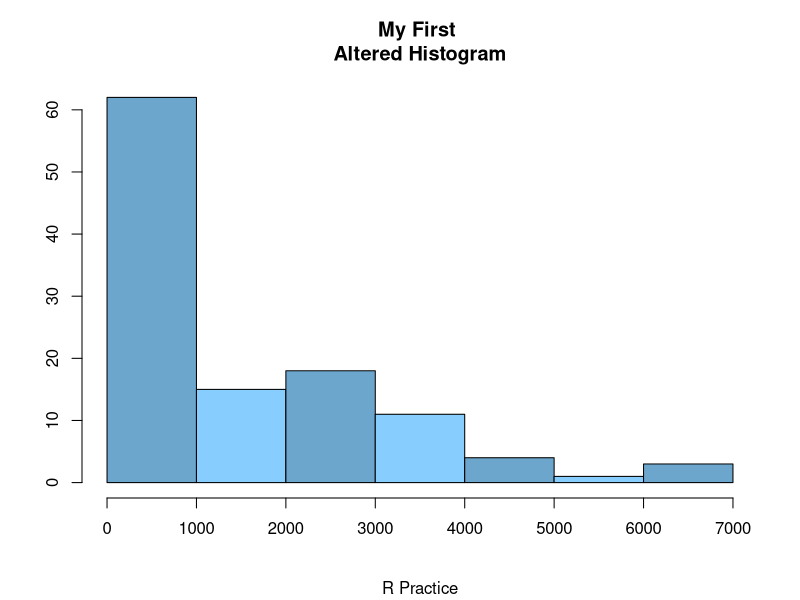

Here is the R script that generated this plot: (Note: this script raises an error after producing the figure.)
# Exercises provided by r-tutorials.com/r-exercises-for-beginners

# lynx dataset is a time series with the number of annual lynx trappings in Canada from 1821-1934
# iris dataset is from Ronald Fisher's 1936 which contains three plant species and four feature measured for each sample
# mtcars dataset is a dataset that comes from the 1974 Motor Trends magazine

## Question 1: 
  # Get the length of the "lynx" dataset
  # Create a vector of ordered "lynx" index numbers(hint: order, increasing)
  # Get 2 vectors(index position and absolute values) with all "lynx" observations smaller than 500 (hint: which, subset)
length(lynx)
order(lynx)
which(lynx < 500)
subset(lynx, lynx < 500)

## Question 2:
  # Get a Histogram of the "lynx" dataset
  # Adjust the bin size to 7 bins
  # Remove the labels and change the bins to alternating colors
  # Add a subtitle and divide the main title
hist(lynx, col = c('skyblue3', 'skyblue1'), breaks = 7,
     sub = "R Practice", xlab ="", ylab = "",
     main = "My First \nAltered Histogram")

## Question 3:
  # Extract Sepal.Length from the "iris" dataset and call the resulting vector mysepal
  # Get the summation, mean, median, max and min of mysepal
  # Get the summary of mysepal and compare with the results with the above task
mysepal = iris$Sepal.Length
sum(mysepal); mean(mysepal); median(mysepal); max(mysepal)
summary(mysepal)

## Question 4:
  # Install and load library "dplyr"
  # Call help for function arrange of "dplyr"
  # Deinstall "dplyr"
install.packages("dplyr")
library(dplyr)
?arrange
remove.packages("dplyr")

## Question 5:
  # Data for this exercise: x = c(3,6,9)
  # Repeat x 4 times, but there should be an extra 1 at the end and beginning
  # Call the vector of 5a myvec and extract the 5th value (hint: dplyr, nth)
myvec = c(1, rep(x, times=4), 1)
library(dplyr)
nth(myvec, 5)

## Question 6: 
  # Get a subset of "mtcars" with transmission type: manual, and call it mysubset
  # Extract the first 2 variables of the first 2 observations of mysubset
mysubset = subset(mtcars, am == 1)
mysubset[c(1,2), c(1,2)]

## Question 7:
  # Get the first 9 observations of "mtcars"
  # Get the "mtcars" dataset ordered according to the increading amount of "carb" (hint: library dplyr, arrange)
head(mtcars, 9)
library(dplyr)
arrange(mtcars, carb)

## Question 8:
  # Get the means of the firs 2 columns in the "iris" dataset by Species
  # Create vector x which is the alternation of 1 and 2, 75 times, check the length
  # Attach x to iris as dataframe "irisx", check the head
  # Get the colsums of columns 1,3,4 in the "irisx" dataset by the new x variable
by(iris[,1:2], iris$Species, colMeans)
x = rep(1:2, times=75); length(x)
irisx = data.frame(iris, x); head(irisx)
by(irisx[,c(1,3,4)], irisx$x, colSums)

## Question 9:
  # How many observations in "lynx" are smaller than 500
  # How many observations in "iris" 'have a Sepal.Length greater or equal 5
sum(lynx < 500)
sum(iris$Sepal.Length >= 5)

## Question 10:
  # Plot a simple xy plot with "iris" Sepal.Length vs Sepal.Width
  # Enlarge the scale limits: y from 0-5, x from 3-9
  # Add a text of your choosing, in red, at the lower part of the plot
attach(iris)
plot(Sepal.Length, Sepal.Width)
plot(Sepal.Length, Sepal.Width, ylim = c(0,5), xlim = c(3,9))
text(5,1, "Iris Plot Graph", col = "red", cex=2, lwd=2)

